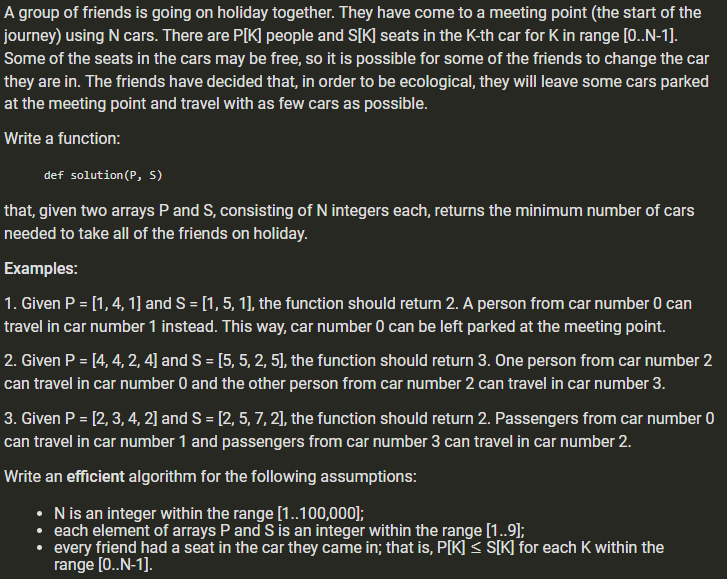
#> input picture 11.png, 727 x 579 px
$ python -i converter.py   (imports and definitions only)
#> lines starting #> are read from the running program, lines starting #| are printed output that depends on the picture; after the words box and inside, x2 and y2 are one past the last pixel; in counts of white or black regions, pixels touching at a corner belong together
import cv2
import pytesseract


class Converter:
    def __init__(self):
        pytesseract.pytesseract.tesseract_cmd = (
            "C:/Program Files/Tesseract-OCR/tesseract.exe"
        )

    def convert_img_to_text(self, img_path):
        # Metnin çıkarılması gereken görüntüyü okuyun
#> called with img_path = '11.png'
        img = cv2.imread(img_path)
#> img is the input picture: shape (579, 727, 3); mean B, G, R 52.8, 58.1, 57.2

        # Görüntünün ön işlemesine başla

        # Görüntüyü gri tonlamaya dönüştürün
        gray = cv2.cvtColor(img, cv2.COLOR_BGR2GRAY)
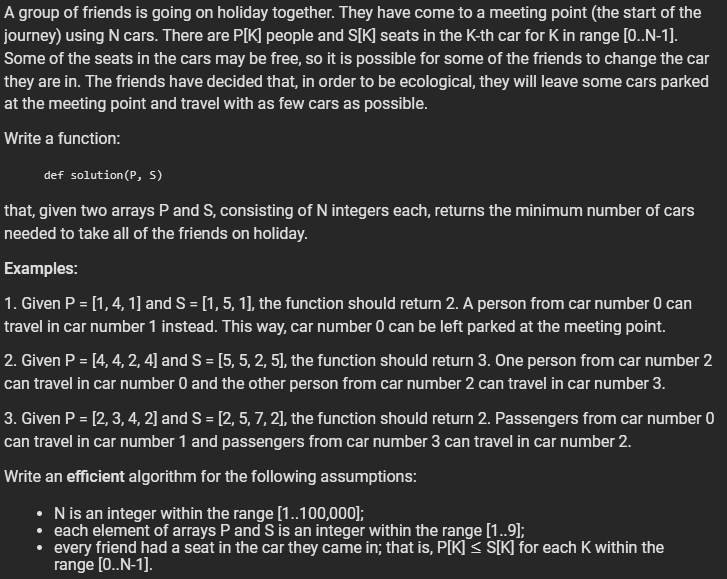
#> gray: shape (579, 727); min 39, max 224, mean 57.2

        ret, thresh1 = cv2.threshold(
            gray, 0, 255, cv2.THRESH_OTSU | cv2.THRESH_BINARY_INV
        )
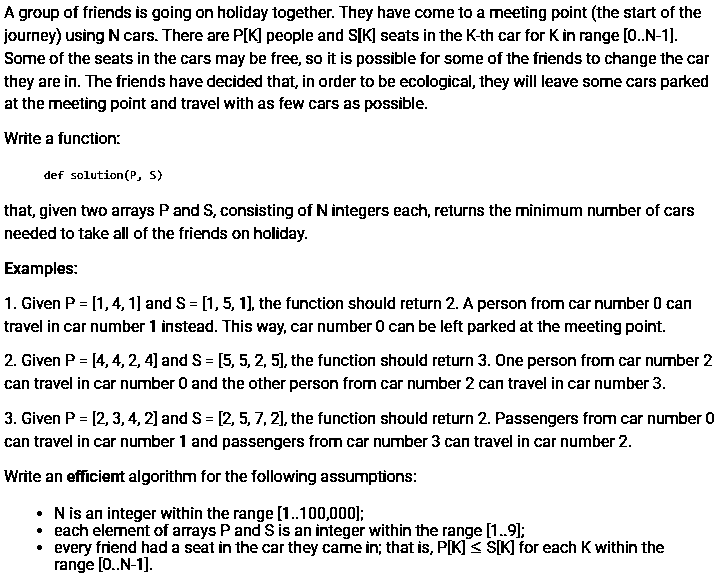
#> thresh1: shape (579, 727); 88.9% white; black in thin lines or dots
#> ret = 115

        # Yapı şeklini ve çekirdek boyutunu belirtin.
        # Çekirdek boyutu alanı artırır veya azaltır
        # algılanacak dikdörtgenin sayısı.
        # (10, 10) gibi daha küçük bir değer algılar
        # bir cümle yerine her kelime.
        rect_kernel = cv2.getStructuringElement(cv2.MORPH_RECT, (18, 18))

        # Eşik görüntüsüne dilatasyon uygulama
        dilation = cv2.dilate(thresh1, rect_kernel, iterations=1)
#> dilation: shape (579, 727); every value is 255

        # Kontur bulma
        contours, hierarchy = cv2.findContours(
            dilation, cv2.RETR_EXTERNAL, cv2.CHAIN_APPROX_NONE
        )
#> contours = 1 contour; box (x1, y1, x2, y2) and area: (0, 0, 727, 579) 419628

        # Belirlenen konturlar arasında döngü
        # Daha sonra dikdörtgen kısım kırpılır ve geçilir
        # ondan metin çıkarmak için pytesseract'a
        # Ayıklanan metin daha sonra bir metin dosyasına yazılır
        with open("recognized.txt", "w", encoding="utf-8") as file:
            for cnt in contours:
                x, y, w, h = cv2.boundingRect(cnt)

                # OCR'a girdi vermek için metin bloğunun kırpılması
                cropped = gray[y : y + h, x : x + w]

                # Kırpılan görüntüye OCR uygulayın
                text = pytesseract.image_to_string(cropped, lang="tur")

                # Metni dosyaya ekleme
                file.write(text + "\n")
#> this loop made 1 pass

#> (the run stopped early here; a loop or call above may not have finished)
